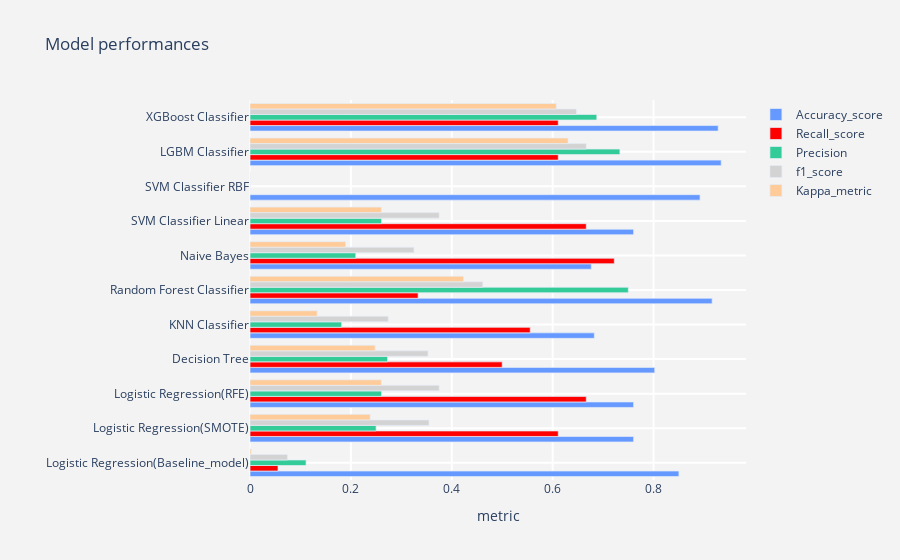

Source (notebook cell):
### Markdown cell above
# 6. Model Performances
## 6.1. model performance metrics</a>

### Code cell
model_performances
def output_tracer(metric,color) :
    tracer = go.Bar(y = model_performances["Model"] ,
                    x = model_performances[metric],
                    orientation = "h",name = metric ,
                    marker = dict(line = dict(width =.7),
                                  color = color)
                   )
    return tracer

layout = go.Layout(dict(title = "Model performances",
                        plot_bgcolor  = "rgb(243,243,243)",
                        paper_bgcolor = "rgb(243,243,243)",
                        xaxis = dict(gridcolor = 'rgb(255, 255, 255)',
                                     title = "metric",
                                     zerolinewidth=1,
                                     ticklen=5,gridwidth=2),
                        yaxis = dict(gridcolor = 'rgb(255, 255, 255)',
                                     zerolinewidth=1,ticklen=5,gridwidth=2),
                        margin = dict(l = 250),
                        height = 780
                       )
                  )


trace1  = output_tracer("Accuracy_score","#6699FF")
trace2  = output_tracer('Recall_score',"red")
trace3  = output_tracer('Precision',"#33CC99")
trace4  = output_tracer('f1_score',"lightgrey")
trace5  = output_tracer('Kappa_metric',"#FFCC99")

data = [trace1,trace2,trace3,trace4,trace5]
fig = go.Figure(data=data,layout=layout)
py.iplot(fig)

### Figure 1 — Plotly figure (JSON) as saved in the notebook; plotly's stock layout.template omitted (floating-point values rounded to 4 significant figures)
{"data": [{"marker": {"color": "#6699FF", "line": {"width": 0.7}}, "name": "Accuracy_score", "orientation": "h", "type": "bar", "x": [0.8503, 0.7605, 0.7605, 0.8024, 0.6826, 0.9162, 0.6766, 0.7605, 0.8922, 0.9341, 0.9281], "y": ["Logistic Regression(Baseline_model)", "Logistic Regression(SMOTE)", "Logistic Regression(RFE)", "Decision Tree", "KNN Classifier", "Random Forest Classifier", "Naive Bayes", "SVM Classifier Linear", "SVM Classifier RBF", "LGBM Classifier", "XGBoost Classifier"]}, {"marker": {"color": "red", "line": {"width": 0.7}}, "name": "Recall_score", "orientation": "h", "type": "bar", "x": [0.05556, 0.6111, 0.6667, 0.5, 0.5556, 0.3333, 0.7222, 0.6667, 0, 0.6111, 0.6111], "y": ["Logistic Regression(Baseline_model)", "Logistic Regression(SMOTE)", "Logistic Regression(RFE)", "Decision Tree", "KNN Classifier", "Random Forest Classifier", "Naive Bayes", "SVM Classifier Linear", "SVM Classifier RBF", "LGBM Classifier", "XGBoost Classifier"]}, {"marker": {"color": "#33CC99", "line": {"width": 0.7}}, "name": "Precision", "orientation": "h", "type": "bar", "x": [0.1111, 0.25, 0.2609, 0.2727, 0.1818, 0.75, 0.2097, 0.2609, 0, 0.7333, 0.6875], "y": ["Logistic Regression(Baseline_model)", "Logistic Regression(SMOTE)", "Logistic Regression(RFE)", "Decision Tree", "KNN Classifier", "Random Forest Classifier", "Naive Bayes", "SVM Classifier Linear", "SVM Classifier RBF", "LGBM Classifier", "XGBoost Classifier"]}, {"marker": {"color": "lightgrey", "line": {"width": 0.7}}, "name": "f1_score", "orientation": "h", "type": "bar", "x": [0.07407, 0.3548, 0.375, 0.3529, 0.274, 0.4615, 0.325, 0.375, 0, 0.6667, 0.6471], "y": ["Logistic Regression(Baseline_model)", "Logistic Regression(SMOTE)", "Logistic Regression(RFE)", "Decision Tree", "KNN Classifier", "Random Forest Classifier", "Naive Bayes", "SVM Classifier Linear", "SVM Classifier RBF", "LGBM Classifier", "XGBoost Classifier"]}, {"marker": {"color": "#FFCC99", "line": {"width": 0.7}}, "name": "Kappa_metric", "orientation": "h", "type": "bar", "x": [0.002389, 0.2383, 0.2604, 0.2481, 0.1332, 0.4233, 0.1896, 0.2604, 0, 0.6305, 0.6072], "y": ["Logistic Regression(Baseline_model)", "Logistic Regression(SMOTE)", "Logistic Regression(RFE)", "Decision Tree", "KNN Classifier", "Random Forest Classifier", "Naive Bayes", "SVM Classifier Linear", "SVM Classifier RBF", "LGBM Classifier", "XGBoost Classifier"]}], "layout": {"margin": {"l": 250}, "paper_bgcolor": "rgb(243,243,243)", "plot_bgcolor": "rgb(243,243,243)", "title": {"text": "Model performances"}, "xaxis": {"gridcolor": "rgb(255, 255, 255)", "gridwidth": 2, "ticklen": 5, "title": {"text": "metric"}, "zerolinewidth": 1, "type": "linear", "range": [0, 0.9833], "autorange": true}, "yaxis": {"gridcolor": "rgb(255, 255, 255)", "gridwidth": 2, "ticklen": 5, "zerolinewidth": 1, "type": "category", "range": [-0.5, 10.5], "autorange": true}, "autosize": true}}
